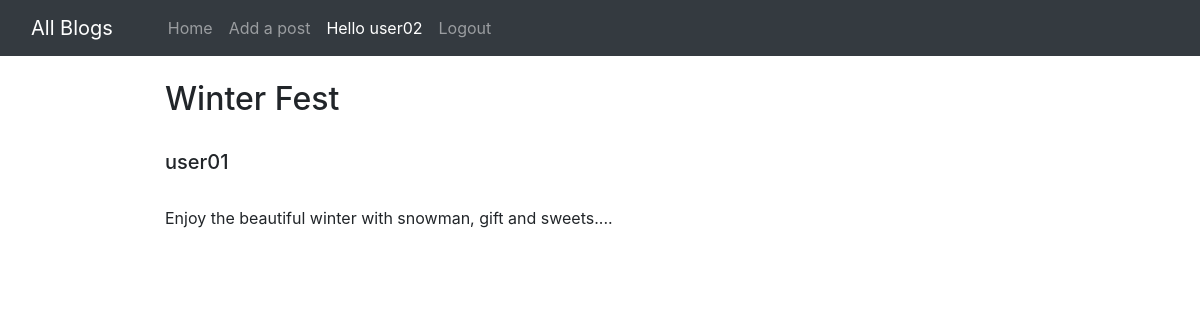
/post/Winter-festival (signed in), run on the app's committed database.
### blog/models.py (models this page shows, shortened)
class Post(models.Model):
    title=models.CharField(max_length=255)
    slug = models.SlugField(max_length=200, unique=True)
    author= models.ForeignKey(User, on_delete=models.CASCADE)
    content=models.TextField()
    created_on = models.DateTimeField(auto_now_add=True)
    updated_on = models.DateTimeField(auto_now= True)
    published = models.BooleanField(default=False)
    category = models.ForeignKey(Category, null=True, blank=True, on_delete=models.SET_NULL)
    class Meta:
        ordering = ['-created_on']

### blog/views.py (the view)
# urls.py: path('post/<slug:slug>', views.PostDetail.as_view(), name='post_detail'),
class PostDetail(generic.DetailView):
    model = Post
    template_name = 'blogpost_detail.html'

### templates/blogpost_detail.html (shortened to what this page needs)
{% extends 'base.html' %}
{% block body %}
{% load humanize %}
<div class="container w-75 my-4">
      <h2 class="blog-post-title">{{post.title}}</h2>
      <br>
      <div class="media">
            <div class="media-body">
                  <h5 class="mt-0"><a href="/posts?author={{post.author.id}}/"></a>{{post.author}}
                        </a></h5>
            </div>
      </div>
      <br>
      <p>{{post.content}}.</p>
{% endblock body %}

### templates/base.html (shortened to what this page needs)
<!doctype html>
<html lang="en">
  <head>
    <link href="//maxcdn.bootstrapcdn.com/bootstrap/4.1.1/css/bootstrap.min.css" rel="stylesheet" id="bootstrap-css">
    <link href="https://cdn.jsdelivr.net/npm/bootstrap@5.0.2/dist/css/bootstrap.min.css" rel="stylesheet">
    <link rel="stylesheet" href="https://maxcdn.bootstrapcdn.com/bootstrap/4.0.0/css/bootstrap.min.css">
  </head>
  <body>
    <nav class="navbar navbar-expand-lg navbar-dark bg-dark sticky-top">
        <div class="container-fluid">
          <a class="navbar-brand" href="#">All Blogs</a>
          <div class="collapse navbar-collapse" id="navbarSupportedContent">
          <div class="container mx-3">
            <ul class="navbar-nav me-auto mb-2 mb-lg-0">
              <li class="nav-item">
                <a class="nav-link {% block dashboardactive %} {% endblock dashboardactive %}" aria-current="page" href="/">Home</a>
              </li>
              {% if user.is_authenticated %}
              <li class="nav-item">
                <a class="nav-link {% block add_blogs_active %} {% endblock add_blogs_active %}" href="/post/add">Add a post</a>
              </li>
              <li class="nav-item">
                <a class="nav-link active" href="#">
                  <div class="text-reset">Hello {{request.user}}</div>
                  </a>
              </li>
              <li class="nav-item">
                <a class="nav-link" href="/logout/">Logout</a>
              </li>
              {% else %}
               <li class="nav-item">
                <a class="nav-link {% block loginactive %} {% endblock loginactive %}" href="/login/">Login</a>
              </li>
              {% endif %}
            </ul>
            </div>
          </div>
        </div>
      </nav>
      {% block body %}
      {% endblock body %}
</body>
</html>

### data on the page
Post: title "Winter Fest", author "user01", content "Enjoy the beautiful winter with snowman, gift and sweets..."

### other printed values
{{ request.user }} "user02"
